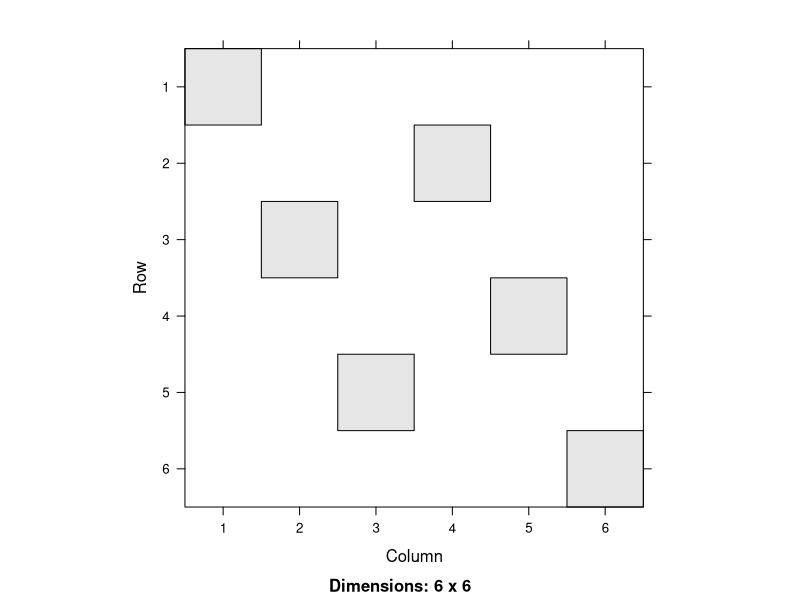
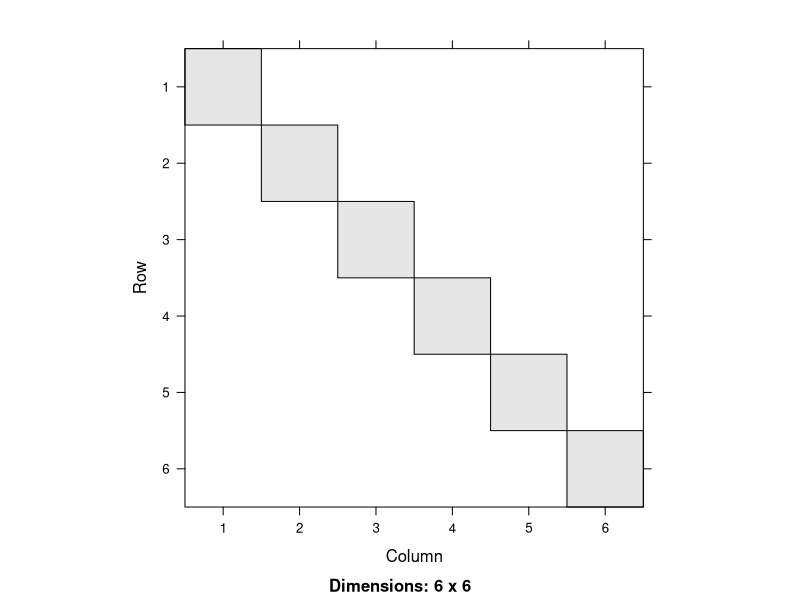
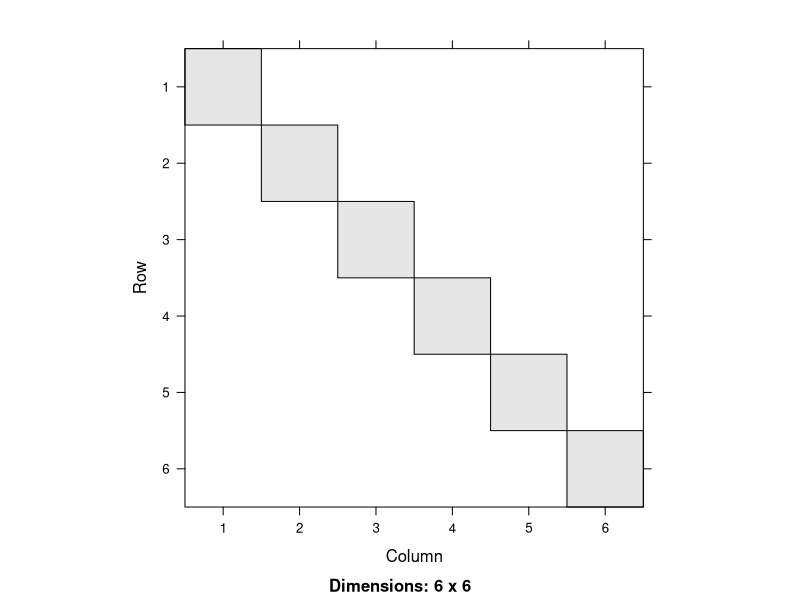
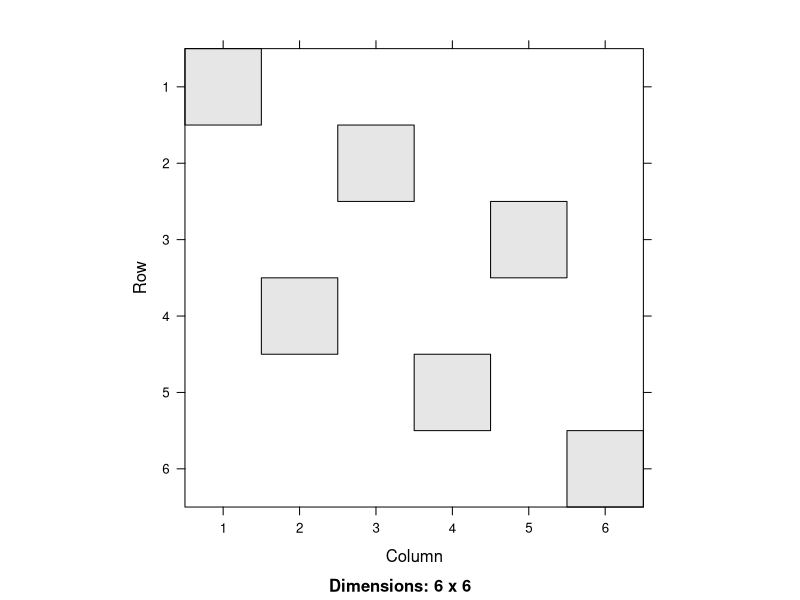

R code for these plots, in order:
## ---- chunk 1
library(lme4)
library(Matrix)
library(dplyr)
## ---- chunk 2
dd <- expand.grid(sp=paste("sp",1:3,sep=""),site=paste("site",1:2,sep=""),rep=1)
dd$site <- factor(dd$site)
dd$sp <- factor(dd$sp)
print(dd)
print(image(with(dd,fac2sparse(interaction(site,sp)))))
print(with(dd,fac2sparse(interaction(site,sp))))

print(image(with(dd,fac2sparse(interaction(sp,site)))))
print(with(dd,fac2sparse(interaction(sp,site))))
## ---- chunk 3
print(dd2 <- dd %>% arrange(sp,site))

print(image(with(dd2,fac2sparse(interaction(site,sp)))))
print(with(dd2,fac2sparse(interaction(site,sp))))

print(image(with(dd2,fac2sparse(interaction(sp,site)))))
print(with(dd2,fac2sparse(interaction(sp,site))))

